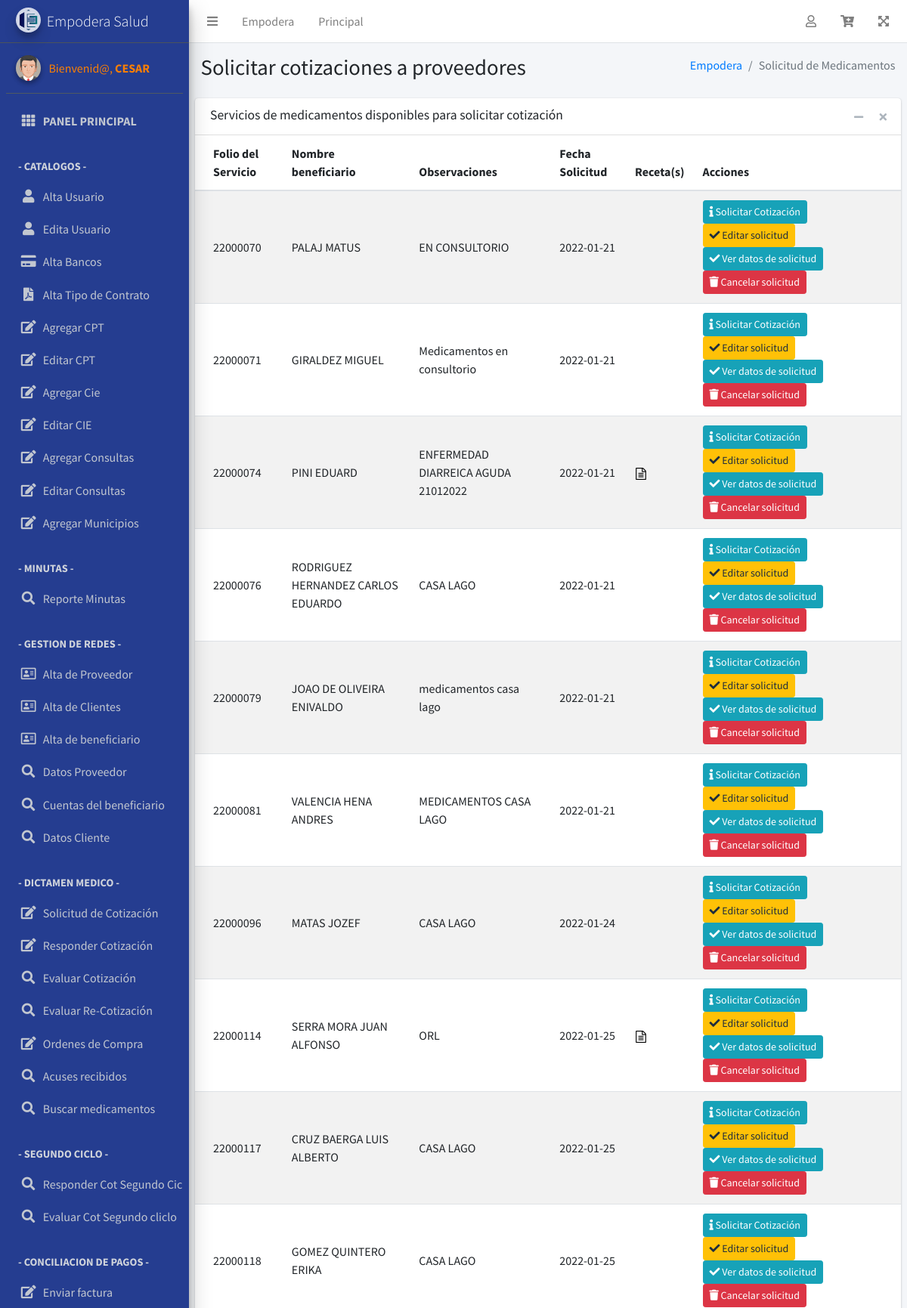
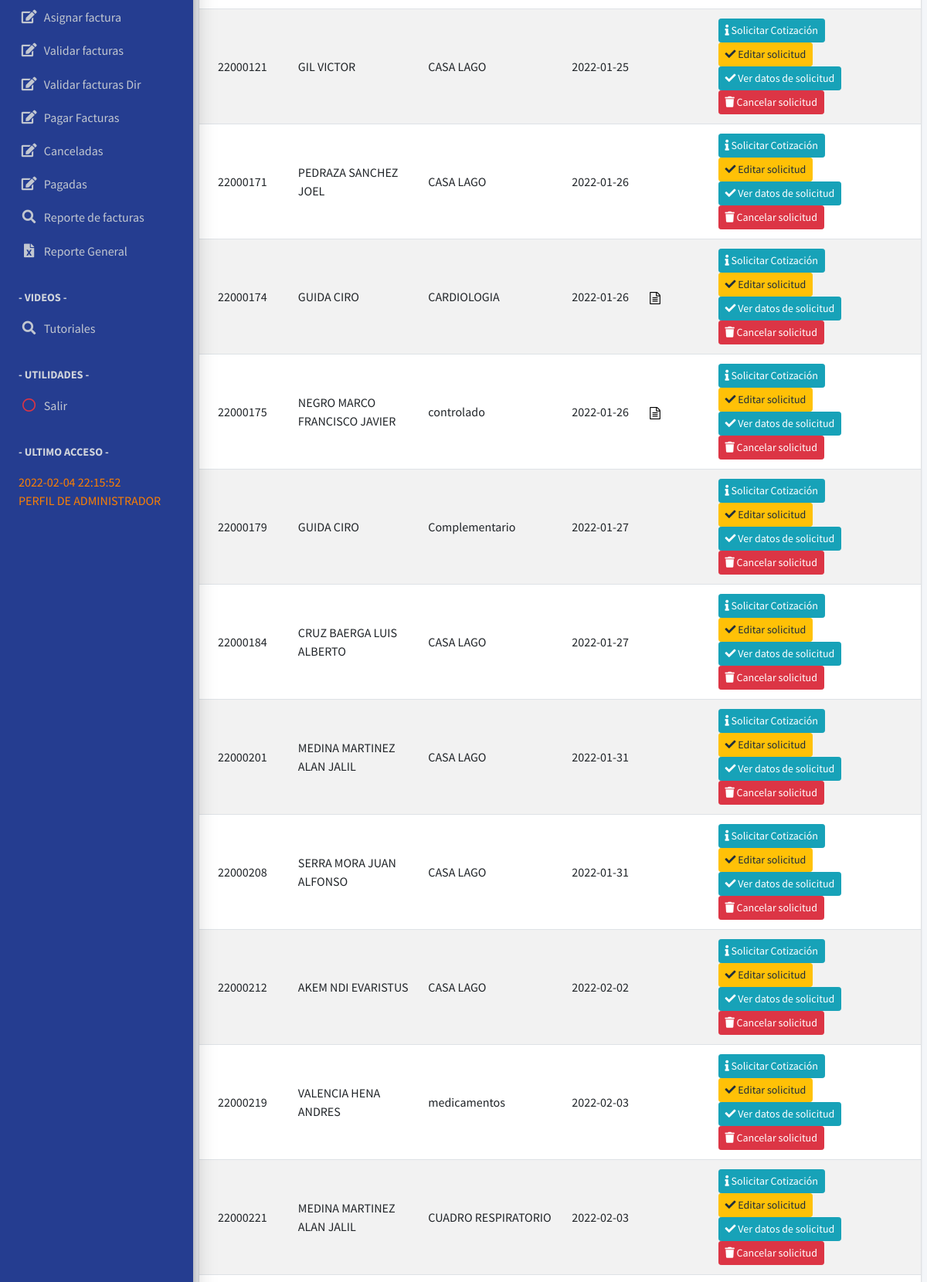
Screenshot of /reporteSolicitudMedicamentos.php (signed in, upper part) with the database file from the repository (2 pictures, top to bottom).
### tables this page shows
CREATE TABLE `bitacoralogin`  (
  `IdLogin` int(11) NOT NULL AUTO_INCREMENT,
  `UsuarioLog` text NULL,
  `PasswordLog` text NULL,
  `IdUsuario` int(11) NULL DEFAULT NULL,
  `TipoUsuario` text NULL,
  `DirIp` text NULL,
  `Pais` text NULL,
  `Ciudad` text NULL,
  `Region` text NULL,
  `Latitud` text NULL,
  `Longitud` text NULL,
  `Fecha` timestamp NULL DEFAULT NULL ON UPDATE CURRENT_TIMESTAMP,
  `Estatus` int(11) NULL DEFAULT NULL,
  `Registro` date NULL DEFAULT NULL,
  `ipLocal` varchar(100) NULL DEFAULT NULL,
  PRIMARY KEY (`IdLogin`) USING BTREE
);

CREATE TABLE `solicitudmedicamentos`  (
  `idSolicitudMedicamentos` int(11) NOT NULL AUTO_INCREMENT,
  `folioSolicitud` varchar(8) NULL DEFAULT NULL,
  `idBeneficiario` int(11) NULL DEFAULT NULL,
  `idServicio` int(11) NULL DEFAULT NULL,
  `fechaSolicitud` date NULL DEFAULT NULL,
  `entidadFederativa` int(11) NULL DEFAULT NULL,
  `municipioDelegacion` int(11) NULL DEFAULT NULL,
  `calle` varchar(255) NULL DEFAULT NULL,
  `noExteriorInterior` varchar(100) NULL DEFAULT NULL,
  `colonia` varchar(100) NULL DEFAULT NULL,
  `codigoPostal` varchar(10) NULL DEFAULT NULL,
  `telefonoBeneficiario` varchar(10) NULL DEFAULT NULL,
  `nombreRecibe` varchar(255) NULL DEFAULT NULL,
  `telefonoRecibe` varchar(10) NULL DEFAULT NULL,
  `referencias` varchar(500) NULL DEFAULT NULL,
  `recetaArchivo` varchar(255) NULL DEFAULT NULL,
  `confrimaciondatos` varchar(255) NULL DEFAULT NULL,
  `idUsuario` int(11) NULL DEFAULT NULL,
  `fechaCargo` timestamp NULL DEFAULT NULL,
  `estatus` int(11) NULL DEFAULT NULL,
  PRIMARY KEY (`idSolicitudMedicamentos`) USING BTREE
);

CREATE TABLE `servicios`  (
  `idServicio` int(11) NOT NULL AUTO_INCREMENT,
  `folioServicio` varchar(50) NULL DEFAULT NULL,
  `folioEmpodera` varchar(50) NULL DEFAULT NULL,
  `idCuenta` int(11) NULL DEFAULT NULL,
  `idBeneficiario` int(11) NULL DEFAULT NULL,
  `servicio` varchar(255) NULL DEFAULT NULL,
  `observaciones` varchar(400) NULL DEFAULT NULL,
  `monto` varchar(50) NULL DEFAULT NULL,
  `fechaAlta` timestamp NULL DEFAULT NULL,
  `idUsuario` int(11) NULL DEFAULT NULL,
  `motivocancela` varchar(100) NULL DEFAULT NULL,
  `servicioprincipal` int(11) NULL DEFAULT NULL,
  `montoFacturable` varchar(255) NULL DEFAULT NULL,
  `estatus` int(11) NULL DEFAULT NULL,
  PRIMARY KEY (`idServicio`) USING BTREE
);

CREATE TABLE `beneficiarios`  (
  `idBenefeciario` int(11) NOT NULL AUTO_INCREMENT,
  `codigoBenefeciario` varchar(8) NULL DEFAULT NULL,
  `folioBeneficiario` varchar(255) NULL DEFAULT NULL,
  `nombreBeneficiario` varchar(255) NULL DEFAULT NULL,
  `sexo` varchar(10) NULL DEFAULT NULL,
  `genero` varchar(10) NULL DEFAULT NULL,
  `fechaNacimiento` date NULL DEFAULT NULL,
  `entidadFederativa` int(11) NULL DEFAULT NULL,
  `municipioDelegacion` int(11) NULL DEFAULT NULL,
  `calle` varchar(150) NULL DEFAULT NULL,
  `colonia` varchar(150) NULL DEFAULT NULL,
  `noExteriorInterior` varchar(150) NULL DEFAULT NULL,
  `codigoPostal` varchar(10) NULL DEFAULT NULL,
  `telefonoBeneficiario` varchar(12) NULL DEFAULT NULL,
  `nombreRecibe` varchar(100) NULL DEFAULT NULL,
  `telefonoRecibe` varchar(12) NULL DEFAULT NULL,
  `tipoPrograma` varchar(150) NULL DEFAULT NULL,
  `subgrupo` varchar(150) NULL DEFAULT NULL,
  `referencias` varchar(500) NULL DEFAULT NULL,
  `idUsuario` int(11) NULL DEFAULT NULL,
  `fechaAlta` timestamp NULL DEFAULT NULL,
  `estatus` int(11) NULL DEFAULT NULL,
  PRIMARY KEY (`idBenefeciario`) USING BTREE
);

CREATE TABLE `archivosrecetasmedicamentos`  (
  `idArchivoReceta` int(11) NOT NULL AUTO_INCREMENT,
  `idSolicitudMedicamento` int(11) NULL DEFAULT NULL,
  `archivo` varchar(255) NULL DEFAULT NULL,
  `fechaSubia` timestamp NULL DEFAULT NULL,
  `estatus` int(11) NULL DEFAULT NULL,
  PRIMARY KEY (`idArchivoReceta`) USING BTREE
);

### reporteSolicitudMedicamentos.php (the view, shortened to what the rows shown need)
<?php
require_once ("header.php");
require_once ("menu.php");
?>
  <div class="content-wrapper">
    <section class="content-header">
      <div class="container-fluid">
        <div class="row mb-2">
          <div class="col-sm-6">
            <h1>Solicitar cotizaciones a proveedores</h1>
          </div>
        </div>
      </div>
    </section>
    <?php
    if ($_GET['folio']) {
    $folio=$_GET['folio'];
    $criterio="where sm.folioSolicitud='$folio' and s.estatus!=5";
    } else {
    $criterio="where sm.estatus=1 and s.estatus!=5";
    }
    ?>
    <section class="content">
      <div class="card">
        <div class="card-body p-0">
          <table class="table table-striped projects">
              <thead>
                  <tr>
                    <th>
                          Folio del Servicio
                      </th>
                      <th>
                          Nombre beneficiario
                      </th>
                      <th>
                          Observaciones
                      </th>
                      <th>
                          Fecha Solicitud
                      </th>
                      <th>
                          Receta(s)
                      </th>
                      <th>
                          Acciones
                      </th>
                  </tr>
              </thead>
              <tbody>
                <?php
                  $query = 'SELECT s.observaciones, s.folioEmpodera, sm.*, b.nombreBeneficiario from solicitudmedicamentos sm
                  INNER JOIN beneficiarios b ON b.idBenefeciario=sm.idBeneficiario
                  INNER JOIN servicios s ON s.idServicio=sm.idServicio
                   '.$criterio;
                            $res = mysqli_query($con,$query);
                            while ($registro = mysqli_fetch_array($res)) {
                            $idSolicitudMedicamentos=$registro['idSolicitudMedicamentos'];
                            $sqlFile="SELECT * from archivosrecetasmedicamentos ar
                                  where ar.idsolicitudMedicamento=$idSolicitudMedicamentos and ar.estatus=1";
                                  $resFile = mysqli_query($con,$sqlFile);
                  ?>
                  <tr>
                    <td>
                          <?php echo $registro['folioEmpodera'] ?>
                      </td>
                      <td>
                          <a>
                              <?php echo $registro['nombreBeneficiario'] ?>
                          </a>
                      </td>
                      <td>
                          <a>
                              <?php echo $registro['observaciones'] ?>
                          </a>
                      </td>
                      <td>
                          <?php echo $registro['fechaSolicitud'] ?>
                      </td>
                      <td>
                        <?php while ($filaFile = mysqli_fetch_array($resFile)) { ?>
                        <a href="<?php echo $filaFile['archivo'] ?>" target="_new">
                          <img src="dist/img/iconfile.png"></a>
                        <?php } ?>
                      </td>
                      <td>
                        <?php
                            $query2 = "SELECT count(*) as totalcot from solicitudcotizaciones where idSolicitudMedicamentos=$idSolicitudMedicamentos";
                            $res2 = mysqli_query($con,$query2);
                            $registro2 = mysqli_fetch_array($res2);
                            $totalc=$registro2['totalcot'];
                            if ($totalc==0){
                            ?>
                              <a class="btn btn-info btn-sm" href="solicitudMedicamentosCotizacion?id=<?php echo $idSolicitudMedicamentos; ?>">
                              <i class="fas fa-info">
                              </i>
                              Solicitar Cotización
                          </a>
                        <?php } ?>
                          <a class="btn btn-warning btn-sm" href="editarSolicitudMedicamentos?idSolicitudMedicamentos=<?php echo $idSolicitudMedicamentos; ?>">
                              <i class="fas fa-check">
                              </i>
                            Editar solicitud
                          </a>
                          <a class="btn btn-info btn-sm" href="verSolicitudMedicamentos?idSolicitudMedicamentos=<?php echo $idSolicitudMedicamentos; ?>">
                              <i class="fas fa-check">
                              </i>
                            Ver datos de solicitud
                          </a>
                          <button type="button" class="btn btn-danger btn-sm" data-toggle="modal" data-target="#borrarSolicitud" id="btnDelete" data-id="<?php echo $idSolicitudMedicamentos ?>"> <i class="fas fa-trash">
                              </i>
                            Cancelar solicitud</button>
                      </td>
                  </tr>
                <?php } ?>
              </tbody>
          </table>
        </div>
      </div>
    </section>
  </div>
</div>
</body>
</html>

### menu.php (shortened to what the rows shown need)
<?php
$con=conexion();
?>
    <aside class="main-sidebar sidebar-dark-blue elevation-4">
    <div class="sidebar">
      <nav class="mt-2">
      <ul class="nav nav-pills nav-sidebar flex-column" data-widget="treeview" role="menu" data-accordion="false">
          <li class="nav-item">
            <a href="salir" class="nav-link">
            <p class="text">
              <?php
              $idUsuario=$_SESSION['idUsuario'];
              $sql="SELECT Fecha from bitacoralogin where IdUsuario=$idUsuario ORDER BY IdLogin DESC LIMIT 5";
              $res = mysqli_query($con,$sql);
              $registro = mysqli_fetch_array($res);
              $UltimoAcceso = $registro["Fecha"];
              ?>
              <font color="#FB7F03"><?php echo $UltimoAcceso; ?><br>
                PERFIL DE <?php echo strtoupper($tipousuario) ?>
              </font>
            </p>
            </a>
          </li>
        </ul>
      </nav>
    </div>
  </aside>

### rows the page displays
bitacoralogin: Fecha "2022-02-04 22:15:52"
solicitudmedicamentos: idServicio.folioEmpodera "22000070", idBeneficiario.nombreBeneficiario "PALAJ MATUS", idServicio.observaciones "EN CONSULTORIO", fechaSolicitud "2022-01-21"
solicitudmedicamentos: idServicio.folioEmpodera "22000071", idBeneficiario.nombreBeneficiario "GIRALDEZ MIGUEL", idServicio.observaciones "Medicamentos en consultorio", fechaSolicitud "2022-01-21"
solicitudmedicamentos: idServicio.folioEmpodera "22000074", idBeneficiario.nombreBeneficiario "PINI EDUARD", idServicio.observaciones "ENFERMEDAD DIARREICA AGUDA 21012022", fechaSolicitud "2022-01-21"
solicitudmedicamentos: idServicio.folioEmpodera "22000076", idBeneficiario.nombreBeneficiario "RODRIGUEZ HERNANDEZ CARLOS EDUARDO", idServicio.observaciones "CASA LAGO", fechaSolicitud "2022-01-21"
solicitudmedicamentos: idServicio.folioEmpodera "22000079", idBeneficiario.nombreBeneficiario "JOAO DE OLIVEIRA ENIVALDO", idServicio.observaciones "medicamentos casa lago", fechaSolicitud "2022-01-21"
solicitudmedicamentos: idServicio.folioEmpodera "22000081", idBeneficiario.nombreBeneficiario "VALENCIA HENA ANDRES", idServicio.observaciones "MEDICAMENTOS CASA LAGO", fechaSolicitud "2022-01-21"
solicitudmedicamentos: idServicio.folioEmpodera "22000096", idBeneficiario.nombreBeneficiario "MATAS JOZEF", idServicio.observaciones "CASA LAGO", fechaSolicitud "2022-01-24"
solicitudmedicamentos: idServicio.folioEmpodera "22000114", idBeneficiario.nombreBeneficiario "SERRA MORA JUAN ALFONSO", idServicio.observaciones "ORL", fechaSolicitud "2022-01-25"
solicitudmedicamentos: idServicio.folioEmpodera "22000117", idBeneficiario.nombreBeneficiario "CRUZ BAERGA LUIS ALBERTO", idServicio.observaciones "CASA LAGO", fechaSolicitud "2022-01-25"
solicitudmedicamentos: idServicio.folioEmpodera "22000118", idBeneficiario.nombreBeneficiario "GOMEZ QUINTERO ERIKA", idServicio.observaciones "CASA LAGO", fechaSolicitud "2022-01-25"
solicitudmedicamentos: idServicio.folioEmpodera "22000121", idBeneficiario.nombreBeneficiario "GIL VICTOR", idServicio.observaciones "CASA LAGO", fechaSolicitud "2022-01-25"
solicitudmedicamentos: idServicio.folioEmpodera "22000171", idBeneficiario.nombreBeneficiario "PEDRAZA SANCHEZ JOEL", idServicio.observaciones "CASA LAGO", fechaSolicitud "2022-01-26"
solicitudmedicamentos: idServicio.folioEmpodera "22000174", idBeneficiario.nombreBeneficiario "GUIDA CIRO", idServicio.observaciones "CARDIOLOGIA", fechaSolicitud "2022-01-26"
solicitudmedicamentos: idServicio.folioEmpodera "22000175", idBeneficiario.nombreBeneficiario "NEGRO MARCO FRANCISCO JAVIER", idServicio.observaciones "controlado", fechaSolicitud "2022-01-26"
solicitudmedicamentos: idServicio.folioEmpodera "22000179", idBeneficiario.nombreBeneficiario "GUIDA CIRO", idServicio.observaciones "Complementario", fechaSolicitud "2022-01-27"
solicitudmedicamentos: idServicio.folioEmpodera "22000184", idBeneficiario.nombreBeneficiario "CRUZ BAERGA LUIS ALBERTO", idServicio.observaciones "CASA LAGO", fechaSolicitud "2022-01-27"
solicitudmedicamentos: idServicio.folioEmpodera "22000201", idBeneficiario.nombreBeneficiario "MEDINA MARTINEZ ALAN JALIL", idServicio.observaciones "CASA LAGO", fechaSolicitud "2022-01-31"
solicitudmedicamentos: idServicio.folioEmpodera "22000208", idBeneficiario.nombreBeneficiario "SERRA MORA JUAN ALFONSO", idServicio.observaciones "CASA LAGO", fechaSolicitud "2022-01-31"
solicitudmedicamentos: idServicio.folioEmpodera "22000212", idBeneficiario.nombreBeneficiario "AKEM NDI EVARISTUS", idServicio.observaciones "CASA LAGO", fechaSolicitud "2022-02-02"
solicitudmedicamentos: idServicio.folioEmpodera "22000219", idBeneficiario.nombreBeneficiario "VALENCIA HENA ANDRES", idServicio.observaciones "medicamentos", fechaSolicitud "2022-02-03"
solicitudmedicamentos: idServicio.folioEmpodera "22000221", idBeneficiario.nombreBeneficiario "MEDINA MARTINEZ ALAN JALIL", idServicio.observaciones "CUADRO RESPIRATORIO", fechaSolicitud "2022-02-03"

### other values shown
$nombre "CESAR"
$tipousuario "ADMINISTRADOR"
